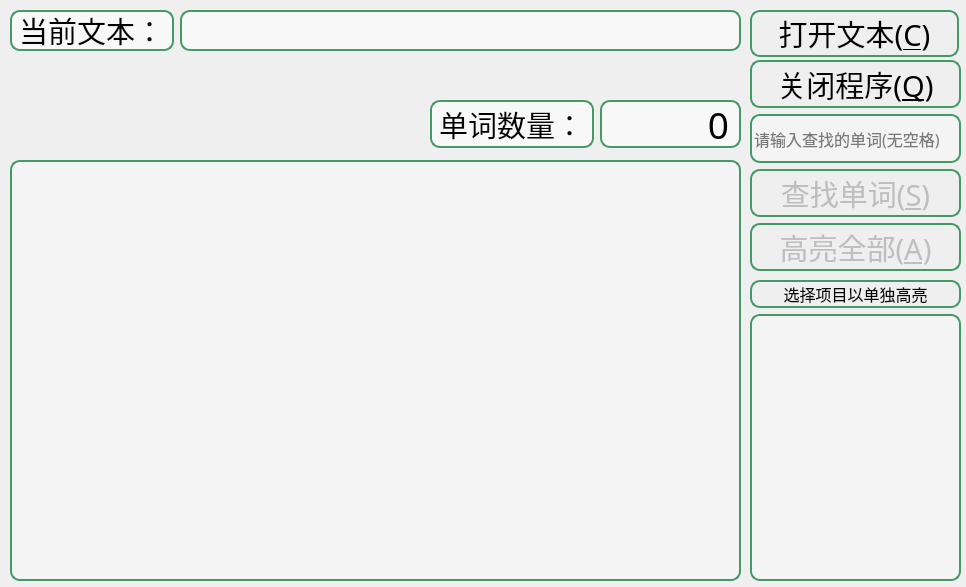
<?xml version="1.0" encoding="UTF-8"?>
<ui version="4.0">
 <class>MainWindow</class>
 <widget class="QMainWindow" name="MainWindow">
  <property name="geometry">
   <rect>
    <x>0</x>
    <y>0</y>
    <width>966</width>
    <height>587</height>
   </rect>
  </property>
  <property name="sizePolicy">
   <sizepolicy hsizetype="Fixed" vsizetype="Fixed">
    <horstretch>0</horstretch>
    <verstretch>0</verstretch>
   </sizepolicy>
  </property>
  <property name="windowTitle">
   <string>查阅单词小程序</string>
  </property>
  <property name="windowIcon">
   <iconset resource="1.qrc">
    <normaloff>:/Blankcat11.png</normaloff>:/Blankcat11.png</iconset>
  </property>
  <widget class="QWidget" name="centralwidget">
   <widget class="QWidget" name="verticalLayoutWidget">
    <property name="geometry">
     <rect>
      <x>750</x>
      <y>280</y>
      <width>211</width>
      <height>301</height>
     </rect>
    </property>
    <layout class="QVBoxLayout" name="verticalLayout_2">
     <item>
      <widget class="QLabel" name="label_3">
       <property name="minimumSize">
        <size>
         <width>0</width>
         <height>15</height>
        </size>
       </property>
       <property name="font">
        <font>
         <family>方正姚体</family>
         <pointsize>12</pointsize>
        </font>
       </property>
       <property name="styleSheet">
        <string notr="true">	border-radius:10px;
	border:2px solid #449966;
	border-radius:10px;

</string>
       </property>
       <property name="text">
        <string>选择项目以单独高亮</string>
       </property>
       <property name="alignment">
        <set>Qt::AlignCenter</set>
       </property>
       <property name="margin">
        <number>1</number>
       </property>
      </widget>
     </item>
     <item>
      <widget class="QListWidget" name="listLocations">
       <property name="sizePolicy">
        <sizepolicy hsizetype="Expanding" vsizetype="Expanding">
         <horstretch>0</horstretch>
         <verstretch>0</verstretch>
        </sizepolicy>
       </property>
       <property name="styleSheet">
        <string notr="true">
	background-color: rgba(255, 255, 255, 80);

	border-radius:10px;
	border:2px solid #449966;



</string>
       </property>
       <property name="editTriggers">
        <set>QAbstractItemView::DoubleClicked|QAbstractItemView::EditKeyPressed|QAbstractItemView::SelectedClicked</set>
       </property>
       <property name="selectionMode">
        <enum>QAbstractItemView::SingleSelection</enum>
       </property>
       <property name="selectionRectVisible">
        <bool>true</bool>
       </property>
      </widget>
     </item>
    </layout>
   </widget>
   <widget class="QWidget" name="layoutWidget">
    <property name="geometry">
     <rect>
      <x>750</x>
      <y>60</y>
      <width>211</width>
      <height>211</height>
     </rect>
    </property>
    <layout class="QVBoxLayout" name="verticalLayout_3">
     <item>
      <widget class="QPushButton" name="BtnClose">
       <property name="sizePolicy">
        <sizepolicy hsizetype="Minimum" vsizetype="Expanding">
         <horstretch>0</horstretch>
         <verstretch>0</verstretch>
        </sizepolicy>
       </property>
       <property name="font">
        <font>
         <family>方正姚体</family>
         <pointsize>22</pointsize>
        </font>
       </property>
       <property name="autoFillBackground">
        <bool>false</bool>
       </property>
       <property name="styleSheet">
        <string notr="true">#BtnClose
{
	border-radius:10px;
	border:2px solid #449966;
	border-radius:10px;



}</string>
       </property>
       <property name="text">
        <string>关闭程序(&amp;Q)</string>
       </property>
       <property name="shortcut">
        <string>Q</string>
       </property>
      </widget>
     </item>
     <item>
      <widget class="QLineEdit" name="lineWord">
       <property name="sizePolicy">
        <sizepolicy hsizetype="Expanding" vsizetype="Expanding">
         <horstretch>0</horstretch>
         <verstretch>0</verstretch>
        </sizepolicy>
       </property>
       <property name="minimumSize">
        <size>
         <width>0</width>
         <height>30</height>
        </size>
       </property>
       <property name="font">
        <font>
         <family>方正姚体</family>
         <pointsize>12</pointsize>
        </font>
       </property>
       <property name="styleSheet">
        <string notr="true">	background-color: rgba(255, 255, 255, 80);

	border-radius:10px;
	border:2px solid #449966;
</string>
       </property>
       <property name="placeholderText">
        <string>请输入查找的单词(无空格)</string>
       </property>
      </widget>
     </item>
     <item>
      <widget class="QPushButton" name="BtnSearch">
       <property name="enabled">
        <bool>false</bool>
       </property>
       <property name="sizePolicy">
        <sizepolicy hsizetype="Minimum" vsizetype="Expanding">
         <horstretch>0</horstretch>
         <verstretch>0</verstretch>
        </sizepolicy>
       </property>
       <property name="font">
        <font>
         <family>方正姚体</family>
         <pointsize>22</pointsize>
        </font>
       </property>
       <property name="styleSheet">
        <string notr="true">	border-radius:10px;
	border:2px solid #449966;
	border-radius:10px;

</string>
       </property>
       <property name="text">
        <string>查找单词(&amp;S)</string>
       </property>
       <property name="shortcut">
        <string>S</string>
       </property>
       <property name="checkable">
        <bool>false</bool>
       </property>
       <property name="checked">
        <bool>false</bool>
       </property>
       <property name="flat">
        <bool>false</bool>
       </property>
      </widget>
     </item>
     <item>
      <widget class="QPushButton" name="BtnHLA">
       <property name="enabled">
        <bool>false</bool>
       </property>
       <property name="sizePolicy">
        <sizepolicy hsizetype="Minimum" vsizetype="Expanding">
         <horstretch>0</horstretch>
         <verstretch>0</verstretch>
        </sizepolicy>
       </property>
       <property name="font">
        <font>
         <family>方正姚体</family>
         <pointsize>22</pointsize>
        </font>
       </property>
       <property name="mouseTracking">
        <bool>false</bool>
       </property>
       <property name="styleSheet">
        <string notr="true">	border-radius:10px;
	border:2px solid #449966;
	border-radius:10px;

</string>
       </property>
       <property name="text">
        <string>高亮全部(&amp;A)</string>
       </property>
       <property name="shortcut">
        <string>A</string>
       </property>
      </widget>
     </item>
    </layout>
   </widget>
   <widget class="QTextEdit" name="textOpened">
    <property name="geometry">
     <rect>
      <x>10</x>
      <y>160</y>
      <width>731</width>
      <height>421</height>
     </rect>
    </property>
    <property name="minimumSize">
     <size>
      <width>400</width>
      <height>0</height>
     </size>
    </property>
    <property name="font">
     <font>
      <family>方正姚体</family>
      <pointsize>12</pointsize>
     </font>
    </property>
    <property name="styleSheet">
     <string notr="true">#textOpened{
	background-color: rgba(255, 255, 255, 80);
	border-radius:10px;
	border:2px solid #449966;
	border-radius:10px;



}</string>
    </property>
    <property name="frameShape">
     <enum>QFrame::StyledPanel</enum>
    </property>
    <property name="frameShadow">
     <enum>QFrame::Sunken</enum>
    </property>
    <property name="readOnly">
     <bool>true</bool>
    </property>
   </widget>
   <widget class="QWidget" name="horizontalLayoutWidget">
    <property name="geometry">
     <rect>
      <x>10</x>
      <y>10</y>
      <width>731</width>
      <height>41</height>
     </rect>
    </property>
    <layout class="QHBoxLayout" name="horizontalLayout">
     <property name="sizeConstraint">
      <enum>QLayout::SetNoConstraint</enum>
     </property>
     <item>
      <widget class="QLabel" name="label_2">
       <property name="enabled">
        <bool>true</bool>
       </property>
       <property name="sizePolicy">
        <sizepolicy hsizetype="Fixed" vsizetype="Fixed">
         <horstretch>0</horstretch>
         <verstretch>0</verstretch>
        </sizepolicy>
       </property>
       <property name="font">
        <font>
         <family>方正姚体</family>
         <pointsize>22</pointsize>
         <bold>false</bold>
        </font>
       </property>
       <property name="styleSheet">
        <string notr="true">	background-color: rgba(255, 255, 255, 150);
	border-radius:10px;
	border:2px solid #449966;
	border-radius:10px;

</string>
       </property>
       <property name="text">
        <string>当前文本：</string>
       </property>
       <property name="alignment">
        <set>Qt::AlignLeading|Qt::AlignLeft|Qt::AlignVCenter</set>
       </property>
      </widget>
     </item>
     <item>
      <widget class="QLabel" name="NowText2">
       <property name="enabled">
        <bool>true</bool>
       </property>
       <property name="sizePolicy">
        <sizepolicy hsizetype="Expanding" vsizetype="Expanding">
         <horstretch>0</horstretch>
         <verstretch>0</verstretch>
        </sizepolicy>
       </property>
       <property name="font">
        <font>
         <family>方正姚体</family>
         <pointsize>14</pointsize>
         <bold>false</bold>
        </font>
       </property>
       <property name="styleSheet">
        <string notr="true">	background-color: rgba(255, 255, 255, 150);
	border-radius:10px;
	border:2px solid #449966;
	border-radius:10px;

</string>
       </property>
       <property name="text">
        <string/>
       </property>
       <property name="alignment">
        <set>Qt::AlignLeading|Qt::AlignLeft|Qt::AlignVCenter</set>
       </property>
      </widget>
     </item>
    </layout>
   </widget>
   <widget class="QPushButton" name="BtnOpenFile">
    <property name="geometry">
     <rect>
      <x>750</x>
      <y>10</y>
      <width>209</width>
      <height>47</height>
     </rect>
    </property>
    <property name="sizePolicy">
     <sizepolicy hsizetype="Minimum" vsizetype="Expanding">
      <horstretch>0</horstretch>
      <verstretch>0</verstretch>
     </sizepolicy>
    </property>
    <property name="font">
     <font>
      <family>方正姚体</family>
      <pointsize>22</pointsize>
     </font>
    </property>
    <property name="toolTipDuration">
     <number>-3</number>
    </property>
    <property name="styleSheet">
     <string notr="true">#BtnOpenFile
{
	border-radius:10px;
	border:2px solid #449966;
	border-radius:10px;



}</string>
    </property>
    <property name="text">
     <string>打开文本(&amp;C)</string>
    </property>
    <property name="shortcut">
     <string>C</string>
    </property>
   </widget>
   <widget class="QWidget" name="layoutWidget">
    <property name="geometry">
     <rect>
      <x>430</x>
      <y>100</y>
      <width>311</width>
      <height>48</height>
     </rect>
    </property>
    <layout class="QHBoxLayout" name="horizontalLayout_3">
     <item>
      <widget class="QLabel" name="label">
       <property name="font">
        <font>
         <family>方正姚体</family>
         <pointsize>22</pointsize>
        </font>
       </property>
       <property name="styleSheet">
        <string notr="true">	background-color: rgba(255, 255, 255, 150);
	border-radius:10px;
	border:2px solid #449966;
	border-radius:10px;

</string>
       </property>
       <property name="text">
        <string>单词数量：</string>
       </property>
      </widget>
     </item>
     <item>
      <widget class="QLabel" name="labNumbers">
       <property name="font">
        <font>
         <family>方正姚体</family>
         <pointsize>28</pointsize>
        </font>
       </property>
       <property name="styleSheet">
        <string notr="true">	background-color: rgba(255, 255, 255, 150);
	border-radius:10px;
	border:2px solid #449966;
	border-radius:10px;

</string>
       </property>
       <property name="text">
        <string notr="true">0</string>
       </property>
       <property name="scaledContents">
        <bool>true</bool>
       </property>
       <property name="alignment">
        <set>Qt::AlignRight|Qt::AlignTrailing|Qt::AlignVCenter</set>
       </property>
       <property name="wordWrap">
        <bool>false</bool>
       </property>
      </widget>
     </item>
    </layout>
   </widget>
  </widget>
 </widget>
 <resources>
  <include location="1.qrc"/>
 </resources>
 <connections>
  <connection>
   <sender>BtnClose</sender>
   <signal>clicked()</signal>
   <receiver>MainWindow</receiver>
   <slot>close()</slot>
   <hints>
    <hint type="sourcelabel">
     <x>873</x>
     <y>108</y>
    </hint>
    <hint type="destinationlabel">
     <x>669</x>
     <y>165</y>
    </hint>
   </hints>
  </connection>
 </connections>
</ui>
